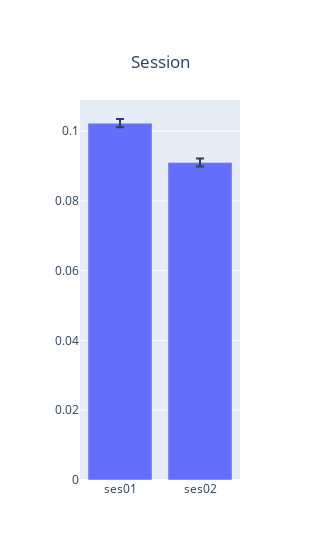

Write notebook code for a chart like this one.
### Code cell
prop = 'ssim'
Mean = result.loc[result['type'] == 'valid'].groupby('sess').mean()[prop]
SEM = result.loc[result['type'] == 'valid'].groupby('sess').std()[prop]/result.loc[result['type'] == 'valid'].groupby('sess').count()[prop].apply(np.sqrt)
fig = go.Figure()
fig.add_trace(go.Bar(x=Mean.index, y=Mean, error_y=dict(type='data', array=SEM)))
fig.update_layout(title={'text':'Session','y':0.9,'x':0.5,'xanchor':'center','yanchor':'top'}, width=300)
fig.show()

### Figure 1 — Plotly figure (JSON) as saved in the notebook; plotly's stock layout.template omitted (floating-point values rounded to 4 significant figures)
{"data": [{"error_y": {"array": [0.001189, 0.001139], "type": "data"}, "type": "bar", "x": ["ses01", "ses02"], "y": [0.1023, 0.09097]}], "layout": {"title": {"text": "Session", "x": 0.5, "xanchor": "center", "y": 0.9, "yanchor": "top"}, "width": 300}}
